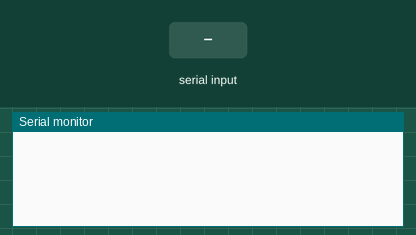
This sketch was run on a simulated Arduino Uno, built with avr-gcc and run on an emulated ATmega328P. Parts: the last lines printed to the serial monitor. The test bench sets the inputs (shaded band).

Above: at 1.2 s.
1.3 s: "1@" received over Serial
At 2.7 s:
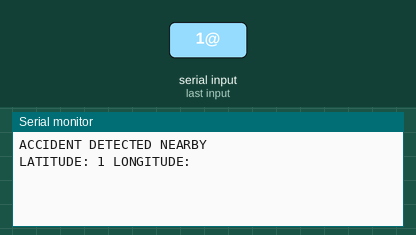
3.8 s: "0@" received over Serial
At 5.2 s:
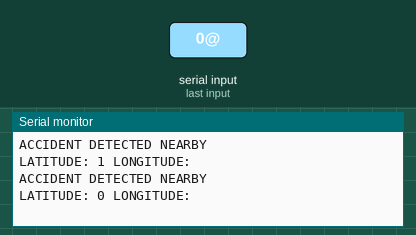
5.3 s: "2@" received over Serial
At 6.9 s:
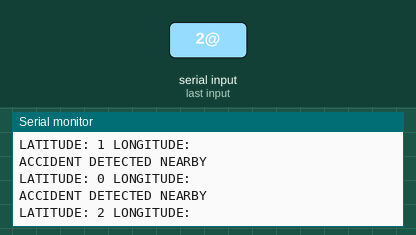

The sketch:

Receiver.ino
```cpp
void setup()
{
    Serial.begin(9600);
}
void loop()
{
    //  while(1){
    //    while(Serial.available()){
    //      Serial.print((char)Serial.read());
    //    }
    //  }
    while (1)
    {
        if (Serial.available())
        {
            String latitude = Serial.readStringUntil('@');
            String longitude = Serial.readStringUntil('!');

            Serial.println("ACCIDENT DETECTED NEARBY\n");
            Serial.println("LATITUDE: " + latitude + " LONGITUDE: " + longitude);
            break;
        }
    }
}
```

Measured:
- after the input at 1.3 s, the serial monitor: prints a new line after 1.0 s (image 1)
- after the input at 3.8 s, the serial monitor: prints a new line after 1.0 s (image 2)
- after the input at 5.3 s, the serial monitor: prints a new line after 1.0 s (image 3)
